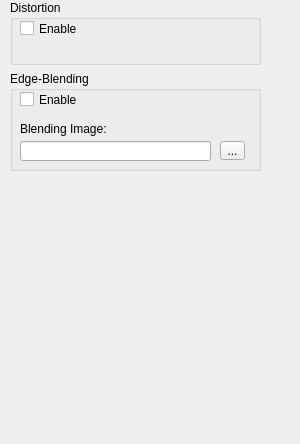
            <widget class="QWidget" name="page">
             <property name="geometry">
              <rect>
               <x>0</x>
               <y>0</y>
               <width>300</width>
               <height>444</height>
              </rect>
             </property>
             <attribute name="label">
              <string>Visualisation</string>
             </attribute>
             <widget class="QWidget" name="layoutWidget">
              <property name="geometry">
               <rect>
                <x>10</x>
                <y>0</y>
                <width>251</width>
                <height>171</height>
               </rect>
              </property>
              <layout class="QVBoxLayout" name="verticalLayout_3">
               <item>
                <widget class="QGroupBox" name="groupBox_13">
                 <property name="minimumSize">
                  <size>
                   <width>249</width>
                   <height>0</height>
                  </size>
                 </property>
                 <property name="title">
                  <string>Distortion</string>
                 </property>
                 <widget class="QCheckBox" name="chkVisDistort">
                  <property name="geometry">
                   <rect>
                    <x>10</x>
                    <y>20</y>
                    <width>70</width>
                    <height>17</height>
                   </rect>
                  </property>
                  <property name="text">
                   <string>Enable</string>
                  </property>
                 </widget>
                </widget>
               </item>
               <item>
                <widget class="QGroupBox" name="groupBox_14">
                 <property name="minimumSize">
                  <size>
                   <width>0</width>
                   <height>100</height>
                  </size>
                 </property>
                 <property name="sizeIncrement">
                  <size>
                   <width>0</width>
                   <height>0</height>
                  </size>
                 </property>
                 <property name="title">
                  <string>Edge-Blending</string>
                 </property>
                 <widget class="QCheckBox" name="chkVisBlend">
                  <property name="geometry">
                   <rect>
                    <x>10</x>
                    <y>20</y>
                    <width>70</width>
                    <height>17</height>
                   </rect>
                  </property>
                  <property name="text">
                   <string>Enable</string>
                  </property>
                 </widget>
                 <widget class="QLineEdit" name="lineEditBlendImg">
                  <property name="geometry">
                   <rect>
                    <x>10</x>
                    <y>70</y>
                    <width>191</width>
                    <height>20</height>
                   </rect>
                  </property>
                  <property name="readOnly">
                   <bool>true</bool>
                  </property>
                 </widget>
                 <widget class="QLabel" name="label_3">
                  <property name="geometry">
                   <rect>
                    <x>10</x>
                    <y>50</y>
                    <width>91</width>
                    <height>16</height>
                   </rect>
                  </property>
                  <property name="text">
                   <string>Blending Image:</string>
                  </property>
                 </widget>
                 <widget class="QToolButton" name="toolBtnBlendImg">
                  <property name="geometry">
                   <rect>
                    <x>210</x>
                    <y>70</y>
                    <width>25</width>
                    <height>19</height>
                   </rect>
                  </property>
                  <property name="text">
                   <string>...</string>
                  </property>
                 </widget>
                </widget>
               </item>
              </layout>
             </widget>
            </widget>
